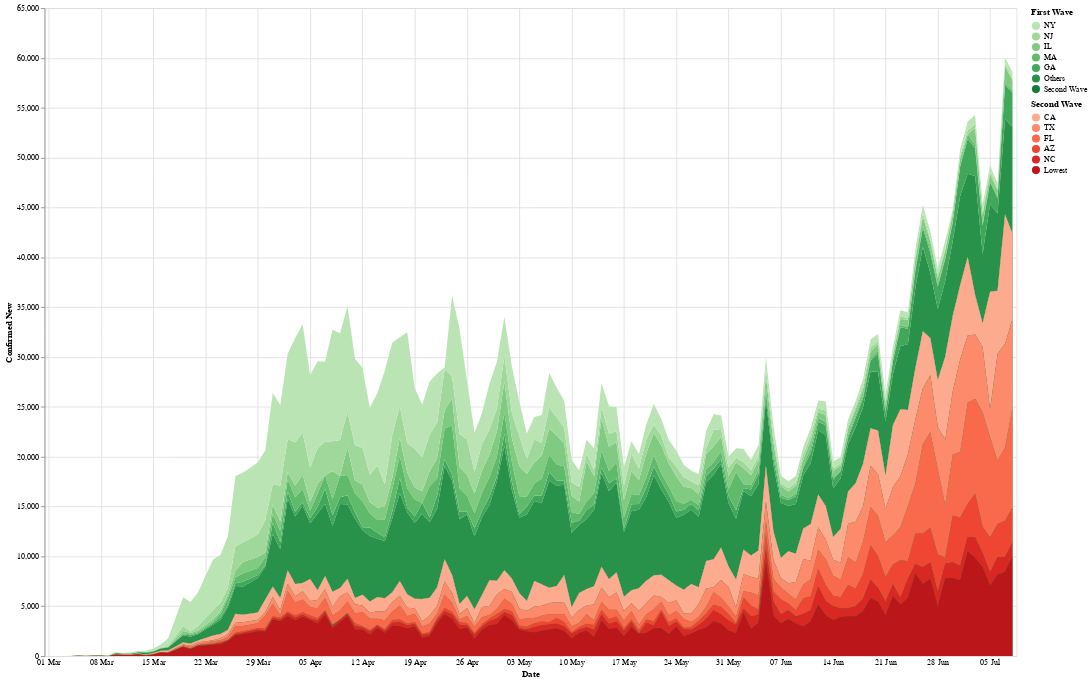

Notebook code for this chart:
### Code cell
root=state_data('US')
root = root.drop(root[root['Date'] == '03-28-2020'].index)
root = root.drop(root[root['Date'] == '03-22-2020'].index)
root = root.drop(root[root['Date'] == '03-18-2020'].index)
root = root[root['Date'] >= '03-01-2020']

chart = wave_chart(root, 'State', 'Confirmed_New')
chart.properties(width=1200, height=800).resolve_scale(color='independent').save('wave.html')
chart.interactive()

### Figure 1 — Vega-Lite specification as saved in the notebook (floating-point values rounded to 4 significant figures; data arrays with more than 128 entries replaced by an {"elided": "..."} marker saying what was removed)
{"config": {"view": {"continuousWidth": 400, "continuousHeight": 300}}, "layer": [{"data": {"name": "data-618fd81590870d9dd8969348fa69b5bd"}, "mark": "area", "encoding": {"color": {"type": "nominal", "field": "State", "scale": {"scheme": "greens"}, "sort": ["NY", "NJ", "IL", "MA", "GA"], "title": "First Wave"}, "opacity": {"condition": {"value": 1, "selection": "selector001"}, "value": 0.3}, "order": {"type": "quantitative", "field": "sort"}, "tooltip": [{"type": "temporal", "field": "Date"}, {"type": "nominal", "field": "State"}, {"type": "quantitative", "field": "Confirmed_New"}], "x": {"type": "temporal", "axis": {"domain": false, "format": "%d %b", "tickSize": 0}, "field": "Date"}, "y": {"type": "quantitative", "axis": {"title": "Confirmed New"}, "field": "Confirmed_New", "scale": {"domain": [0, 60020.0]}}}, "selection": {"selector001": {"type": "multi", "fields": ["State"], "bind": "legend"}, "selector004": {"type": "interval", "bind": "scales", "encodings": ["x", "y"]}}, "transform": [{"lookup": "State", "as": ["sort"], "from": {"data": {"name": "data-c0bec3a6d15cf7cb42e60ceddf76dc87"}, "key": "State", "fields": ["Confirmed"]}}]}, {"data": {"name": "data-7191adb0738447491a893a389481503d"}, "mark": "area", "encoding": {"color": {"type": "nominal", "field": "State", "scale": {"scheme": "reds"}, "sort": ["CA", "TX", "FL", "AZ", "NC"], "title": "Second Wave"}, "opacity": {"condition": {"value": 1, "selection": "selector002"}, "value": 0.3}, "order": {"type": "quantitative", "field": "sort"}, "tooltip": [{"type": "temporal", "field": "Date"}, {"type": "nominal", "field": "State"}, {"type": "quantitative", "field": "Confirmed_New"}], "x": {"type": "temporal", "axis": {"domain": false, "format": "%d %b", "tickSize": 0}, "field": "Date"}, "y": {"type": "quantitative", "field": "Confirmed_New"}}, "selection": {"selector002": {"type": "multi", "fields": ["State"], "bind": "legend"}}, "transform": [{"lookup": "State", "as": ["sort"], "from": {"data": {"name": "data-749c4d06310d61aac169798c7b296826"}, "key": "State", "fields": ["Confirmed"]}}]}, {"data": {"name": "data-fc49408e96aba03802622467c744b3e4"}, "mark": "bar", "encoding": {"color": {"type": "nominal", "field": "Slope", "legend": null, "scale": {"domain": ["Positive", "Negative"], "range": ["white", "black"]}}, "size": {"condition": {"value": 2, "selection": "selector003"}, "value": 0}, "x": {"type": "temporal", "field": "Date"}, "y": {"type": "quantitative", "field": "Confirmed_New", "stack": "zero"}}, "selection": {"selector003": {"type": "single", "fields": ["Date"], "empty": "none", "nearest": true, "on": "mouseover"}}}, {"data": {"name": "data-fc49408e96aba03802622467c744b3e4"}, "mark": {"type": "text", "color": "red", "dx": -15, "dy": 10}, "encoding": {"color": {"type": "nominal", "field": "Slope", "legend": null, "scale": {"domain": ["Positive", "Negative"], "range": ["black", "black"]}}, "size": {"condition": {"value": 12, "selection": "selector003"}, "value": 0}, "text": {"type": "nominal", "field": "label"}, "x": {"type": "temporal", "field": "Date"}, "y": {"type": "quantitative", "field": "Confirmed_New", "stack": "zero"}}, "transform": [{"calculate": "format(datum.Percent, \".0f\") + \"%\"", "as": "label"}]}], "height": 800, "resolve": {"scale": {"color": "independent"}}, "width": 1200, "$schema": "https://vega.github.io/schema/vega-lite/v4.0.2.json", "datasets": {"data-618fd81590870d9dd8969348fa69b5bd": {"elided": "882 records"}, "data-c0bec3a6d15cf7cb42e60ceddf76dc87": [{"State": "NY", "Confirmed": 398900.0}, {"State": "NJ", "Confirmed": 174000.0}, {"State": "IL", "Confirmed": 150600.0}, {"State": "MA", "Confirmed": 110600.0}, {"State": "GA", "Confirmed": 103900.0}, {"State": "PA", "Confirmed": 96720.0}, {"State": "MD", "Confirmed": 70860.0}, {"State": "LA", "Confirmed": 70150.0}, {"State": "VA", "Confirmed": 67380.0}, {"State": "OH", "Confirmed": 60180.0}, {"State": "IN", "Confirmed": 49060.0}, {"State": "CT", "Confirmed": 47110.0}, {"State": "AL", "Confirmed": 46960.0}, {"State": "MN", "Confirmed": 39590.0}, {"State": "CO", "Confirmed": 35100.0}, {"State": "WI", "Confirmed": 33150.0}, {"State": "IA", "Confirmed": 32620.0}, {"State": "NE", "Confirmed": 20420.0}, {"State": "OK", "Confirmed": 17890.0}, {"State": "KS", "Confirmed": 17330.0}, {"State": "RI", "Confirmed": 17200.0}, {"State": "DE", "Confirmed": 12460.0}, {"State": "DC", "Confirmed": 10640.0}, {"State": "SD", "Confirmed": 7242.0}, {"State": "NH", "Confirmed": 5952.0}, {"State": "ND", "Confirmed": 3971.0}, {"State": "WV", "Confirmed": 3707.0}, {"State": "ME", "Confirmed": 3460.0}, {"State": "WY", "Confirmed": 1740.0}, {"State": "GU", "Confirmed": 307.0}, {"State": "Cruise Ship", "Confirmed": 152.0}, {"State": "Others", "Confirmed": 1.0}, {"State": "Recovered", "Confirmed": 0.0}, {"State": "Second Wave", "Confirmed": 0.0}], "data-7191adb0738447491a893a389481503d": {"elided": "759 records"}, "data-749c4d06310d61aac169798c7b296826": [{"State": "CA", "Date": "07-08-2020", "Confirmed": 292600.0, "Deaths": 6718.0, "Recovered": 0.0, "Confirmed_New": 8548.0, "Deaths_New": 145.0, "Recovered_New": 0.0, "Active": 285800.0, "Slope": "Positive"}, {"State": "TX", "Date": "07-08-2020", "Confirmed": 224900.0, "Deaths": 2875.0, "Recovered": 0.0, "Confirmed_New": 8903.0, "Deaths_New": 97.0, "Recovered_New": 0.0, "Active": 222100.0, "Slope": "Positive"}, {"State": "FL", "Date": "07-08-2020", "Confirmed": 223800.0, "Deaths": 3889.0, "Recovered": 0.0, "Confirmed_New": 9989.0, "Deaths_New": 48.0, "Recovered_New": 0.0, "Active": 219900.0, "Slope": "Positive"}, {"State": "AZ", "Date": "07-08-2020", "Confirmed": 108600.0, "Deaths": 1963.0, "Recovered": 0.0, "Confirmed_New": 3520.0, "Deaths_New": 36.0, "Recovered_New": 0.0, "Active": 106700.0, "Slope": "Positive"}, {"State": "NC", "Date": "07-08-2020", "Confirmed": 77690.0, "Deaths": 1462.0, "Recovered": 0.0, "Confirmed_New": 1397.0, "Deaths_New": 16.0, "Recovered_New": 0.0, "Active": 76220.0, "Slope": "Positive"}, {"State": "MI", "Date": "07-08-2020", "Confirmed": 74550.0, "Deaths": 6262.0, "Recovered": 0.0, "Confirmed_New": 651.0, "Deaths_New": 11.0, "Recovered_New": 0.0, "Active": 68290.0, "Slope": "Positive"}, {"State": "TN", "Date": "07-08-2020", "Confirmed": 55990.0, "Deaths": 685.0, "Recovered": 0.0, "Confirmed_New": 2472.0, "Deaths_New": 20.0, "Recovered_New": 0.0, "Active": 55300.0, "Slope": "Positive"}, {"State": "SC", "Date": "07-08-2020", "Confirmed": 48910.0, "Deaths": 884.0, "Recovered": 0.0, "Confirmed_New": 1557.0, "Deaths_New": 38.0, "Recovered_New": 0.0, "Active": 48020.0, "Slope": "Positive"}, {"State": "WA", "Date": "07-08-2020", "Confirmed": 37940.0, "Deaths": 1394.0, "Recovered": 0.0, "Confirmed_New": 521.0, "Deaths_New": 10.0, "Recovered_New": 0.0, "Active": 36550.0, "Slope": "Positive"}, {"State": "MS", "Date": "07-08-2020", "Confirmed": 32890.0, "Deaths": 1188.0, "Recovered": 0.0, "Confirmed_New": 674.0, "Deaths_New": 30.0, "Recovered_New": 0.0, "Active": 31700.0, "Slope": "Positive"}, {"State": "UT", "Date": "07-08-2020", "Confirmed": 26760.0, "Deaths": 201.0, "Recovered": 0.0, "Confirmed_New": 722.0, "Deaths_New": 7.0, "Recovered_New": 0.0, "Active": 26550.0, "Slope": "Positive"}, {"State": "MO", "Date": "07-08-2020", "Confirmed": 25590.0, "Deaths": 1069.0, "Recovered": 0.0, "Confirmed_New": 672.0, "Deaths_New": 2.0, "Recovered_New": 0.0, "Active": 24520.0, "Slope": "Positive"}, {"State": "AR", "Date": "07-08-2020", "Confirmed": 25250.0, "Deaths": 305.0, "Recovered": 0.0, "Confirmed_New": 734.0, "Deaths_New": 4.0, "Recovered_New": 0.0, "Active": 24940.0, "Slope": "Positive"}, {"State": "NV", "Date": "07-08-2020", "Confirmed": 24300.0, "Deaths": 553.0, "Recovered": 0.0, "Confirmed_New": 516.0, "Deaths_New": 5.0, "Recovered_New": 0.0, "Active": 23750.0, "Slope": "Positive"}, {"State": "KY", "Date": "07-08-2020", "Confirmed": 17920.0, "Deaths": 608.0, "Recovered": 0.0, "Confirmed_New": 400.0, "Deaths_New": 6.0, "Recovered_New": 0.0, "Active": 17310.0, "Slope": "Positive"}, {"State": "NM", "Date": "07-08-2020", "Confirmed": 14020.0, "Deaths": 527.0, "Recovered": 0.0, "Confirmed_New": 290.0, "Deaths_New": 8.0, "Recovered_New": 0.0, "Active": 13490.0, "Slope": "Positive"}, {"State": "OR", "Date": "07-08-2020", "Confirmed": 10820.0, "Deaths": 224.0, "Recovered": 0.0, "Confirmed_New": 212.0, "Deaths_New": 4.0, "Recovered_New": 0.0, "Active": 10590.0, "Slope": "Positive"}, {"State": "ID", "Date": "07-08-2020", "Confirmed": 8969.0, "Deaths": 98.0, "Recovered": 0.0, "Confirmed_New": 430.0, "Deaths_New": 4.0, "Recovered_New": 0.0, "Active": 8871.0, "Slope": "Positive"}, {"State": "PR", "Date": "07-08-2020", "Confirmed": 8745.0, "Deaths": 159.0, "Recovered": 0.0, "Confirmed_New": 31.0, "Deaths_New": 2.0, "Recovered_New": 0.0, "Active": 8586.0, "Slope": "Positive"}, {"State": "MT", "Date": "07-08-2020", "Confirmed": 1371.0, "Deaths": 23.0, "Recovered": 0.0, "Confirmed_New": 44.0, "Deaths_New": 0.0, "Recovered_New": 0.0, "Active": 1348.0, "Slope": "Positive"}, {"State": "VT", "Date": "07-08-2020", "Confirmed": 1256.0, "Deaths": 56.0, "Recovered": 0.0, "Confirmed_New": 2.0, "Deaths_New": 0.0, "Recovered_New": 0.0, "Active": 1200.0, "Slope": "Positive"}, {"State": "AK", "Date": "07-08-2020", "Confirmed": 1222.0, "Deaths": 17.0, "Recovered": 0.0, "Confirmed_New": 42.0, "Deaths_New": 0.0, "Recovered_New": 0.0, "Active": 1205.0, "Slope": "Positive"}, {"State": "HI", "Date": "07-08-2020", "Confirmed": 1094.0, "Deaths": 19.0, "Recovered": 0.0, "Confirmed_New": 23.0, "Deaths_New": 0.0, "Recovered_New": 0.0, "Active": 1075.0, "Slope": "Positive"}, {"State": "VI", "Date": "07-08-2020", "Confirmed": 122.0, "Deaths": 6.0, "Recovered": 0.0, "Confirmed_New": 6.0, "Deaths_New": 0.0, "Recovered_New": 0.0, "Active": 116.0, "Slope": "Positive"}, {"State": "MP", "Date": "07-08-2020", "Confirmed": 31.0, "Deaths": 2.0, "Recovered": 0.0, "Confirmed_New": 0.0, "Deaths_New": 0.0, "Recovered_New": 0.0, "Active": 29.0, "Slope": "Positive"}], "data-fc49408e96aba03802622467c744b3e4": {"elided": "254 records"}}}
